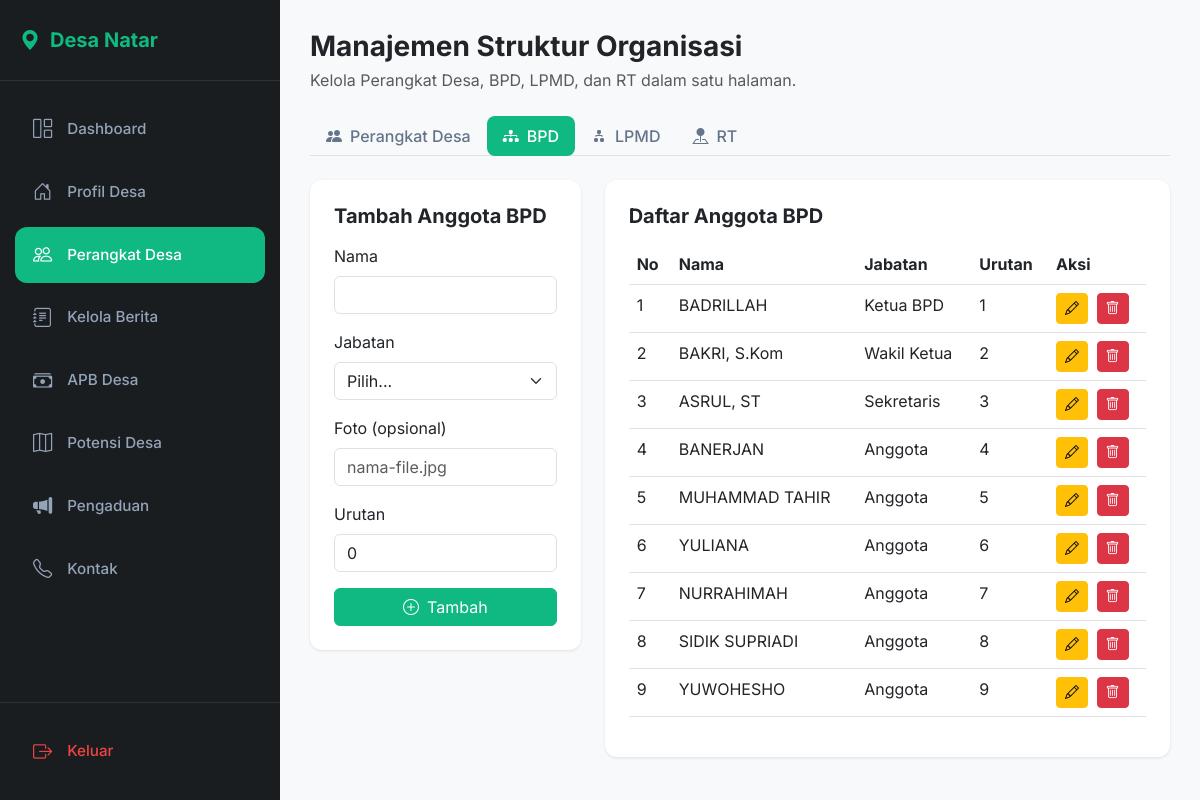
Page /admin/manage-struktur.php?tab=bpd (signed in) on the committed database.
### tables this page shows
CREATE TABLE IF NOT EXISTS bpd (
    id INT AUTO_INCREMENT PRIMARY KEY,
    nama VARCHAR(100) NOT NULL,
    jabatan ENUM('Ketua BPD', 'Wakil Ketua', 'Sekretaris', 'Anggota') NOT NULL,
    foto VARCHAR(255) DEFAULT NULL,
    urutan INT DEFAULT 0,
    created_at TIMESTAMP DEFAULT CURRENT_TIMESTAMP
);

### admin/manage-struktur.php (the view, shortened to what this page needs)
<?php
require '../config/db.php';
mysqli_autocommit($conn, TRUE);
$active_tab = $_GET['tab'] ?? 'perangkat';
$edit_bpd = null;
$data_bpd = mysqli_query($conn, "SELECT * FROM bpd ORDER BY urutan ASC");
?>
<!DOCTYPE html>
<html lang="id">
<head>
    <link href="https://cdn.jsdelivr.net/npm/bootstrap@5.3.0/dist/css/bootstrap.min.css" rel="stylesheet">
    <link rel="stylesheet" href="https://cdn.jsdelivr.net/npm/bootstrap-icons@1.11.0/font/bootstrap-icons.css">
</head>
<body>
<nav class="sidebar">
    <div class="sidebar-brand"><i class="bi bi-geo-alt-fill"></i> Desa Natar</div>
    <ul class="sidebar-menu">
        <li><a href="index.php"><i class="bi bi-grid-1x2"></i> Dashboard</a></li>
        <li><a href="manage-profil.php"><i class="bi bi-house-door"></i> Profil Desa</a></li>
        <li><a href="manage-struktur.php" class="active"><i class="bi bi-people"></i> Perangkat Desa</a></li>
        <li><a href="manage-berita.php"><i class="bi bi-journal-text"></i> Kelola Berita</a></li>
        <li><a href="manage-apbdesa.php"><i class="bi bi-cash-stack"></i> APB Desa</a></li>
        <li><a href="manage-potensi.php"><i class="bi bi-map"></i> Potensi Desa</a></li>
        <li><a href="manage-pengaduan.php"><i class="bi bi-megaphone-fill"></i> Pengaduan</a></li>
        <li><a href="manage-kontak.php"><i class="bi bi-telephone"></i> Kontak</a></li>
    </ul>
    <div class="logout-section">
        <a href="logout.php"><i class="bi bi-box-arrow-right"></i> Keluar</a>
    </div>
</nav>
<main class="main-content">
    <div class="mb-4">
        <h3 class="fw-bold mb-1">Manajemen Struktur Organisasi</h3>
        <p class="text-muted">Kelola Perangkat Desa, BPD, LPMD, dan RT dalam satu halaman.</p>
    </div>
    <ul class="nav nav-tabs mb-4">
        <li class="nav-item">
            <a class="nav-link <?php echo $active_tab == 'perangkat' ? 'active' : ''; ?>" href="?tab=perangkat">
                <i class="bi bi-people-fill me-2"></i>Perangkat Desa
            </a>
        </li>
        <li class="nav-item">
            <a class="nav-link <?php echo $active_tab == 'bpd' ? 'active' : ''; ?>" href="?tab=bpd">
                <i class="bi bi-diagram-3-fill me-2"></i>BPD
            </a>
        </li>
        <li class="nav-item">
            <a class="nav-link <?php echo $active_tab == 'lpmd' ? 'active' : ''; ?>" href="?tab=lpmd">
                <i class="bi bi-diagram-2-fill me-2"></i>LPMD
            </a>
        </li>
        <li class="nav-item">
            <a class="nav-link <?php echo $active_tab == 'rt' ? 'active' : ''; ?>" href="?tab=rt">
                <i class="bi bi-pin-map-fill me-2"></i>RT
            </a>
        </li>
    </ul>
    <div class="tab-content">
        <?php if ($active_tab == 'bpd'): ?>
        <div class="row g-4">
            <div class="col-lg-4">
                <div class="card p-4">
                    <h5 class="fw-bold mb-3"><?php echo $edit_bpd ? 'Edit' : 'Tambah'; ?> Anggota BPD</h5>
                    <form method="POST">
                        <div class="mb-3">
                            <label class="form-label">Nama</label>
                            <input type="text" name="nama" class="form-control" value="<?php echo $edit_bpd['nama'] ?? ''; ?>" required>
                        </div>
                        <div class="mb-3">
                            <label class="form-label">Jabatan</label>
                            <select name="jabatan" class="form-select" required>
                                <option value="">Pilih...</option>
                            </select>
                        </div>
                        <div class="mb-3">
                            <label class="form-label">Foto (opsional)</label>
                            <input type="text" name="foto" class="form-control" value="<?php echo $edit_bpd['foto'] ?? ''; ?>" placeholder="nama-file.jpg">
                        </div>
                        <div class="mb-3">
                            <label class="form-label">Urutan</label>
                            <input type="number" name="urutan" class="form-control" value="<?php echo $edit_bpd['urutan'] ?? '0'; ?>" required>
                        </div>
                        <button type="submit" name="tambah_bpd" class="btn btn-primary w-100">
                            <i class="bi bi-<?php echo $edit_bpd ? 'check' : 'plus'; ?>-circle me-2"></i><?php echo $edit_bpd ? 'Update' : 'Tambah'; ?>
                        </button>
                    </form>
                </div>
            </div>
            <div class="col-lg-8">
                <div class="card p-4">
                    <h5 class="fw-bold mb-3">Daftar Anggota BPD</h5>
                    <div class="table-responsive">
                        <table class="table table-hover">
                            <thead>
                                <tr>
                                    <th>No</th>
                                    <th>Nama</th>
                                    <th>Jabatan</th>
                                    <th>Urutan</th>
                                    <th>Aksi</th>
                                </tr>
                            </thead>
                            <tbody>
                                <?php $no = 1; while ($row = mysqli_fetch_assoc($data_bpd)): ?>
                                <tr>
                                    <td><?php echo $no++; ?></td>
                                    <td><?php echo $row['nama']; ?></td>
                                    <td><?php echo $row['jabatan']; ?></td>
                                    <td><?php echo $row['urutan']; ?></td>
                                    <td>
                                        <a href="?edit_bpd=<?php echo $row['id']; ?>&tab=bpd" class="btn btn-sm btn-warning me-1">
                                            <i class="bi bi-pencil"></i>
                                        </a>
                                        <a href="?hapus_bpd=<?php echo $row['id']; ?>&tab=bpd" class="btn btn-sm btn-danger" onclick="return confirm('Yakin hapus?')">
                                            <i class="bi bi-trash"></i>
                                        </a>
                                    </td>
                                </tr>
                                <?php endwhile; ?>
                            </tbody>
                        </table>
                    </div>
                </div>
            </div>
        </div>
        <?php endif; ?>
    </div>
</main>
</body>
</html>

### admin/manage-struktur.php (style rules this page uses)
:root { --sidebar-bg: #1a1d20; --active-blue: #10b981; }
body { font-family: 'Inter', sans-serif; background-color: #f8f9fa; }
.sidebar { width: 280px; background: var(--sidebar-bg); height: 100vh; position: fixed; padding: 25px 0; display: flex; flex-direction: column; }
.sidebar-brand { color: var(--active-blue); font-weight: 700; font-size: 1.25rem; padding: 0 20px 25px; margin-bottom: 20px; border-bottom: 1px solid #2d3238; flex-shrink: 0; display: flex; align-items: center; gap: 10px; }
.sidebar-menu { list-style: none; padding: 0 15px; padding-bottom: 80px; margin: 0; flex-grow: 1; overflow-y: auto; }
.sidebar-menu li { margin-bottom: 6px; }
.sidebar-menu a { display: flex; align-items: center; gap: 15px; padding: 14px 18px; border-radius: 12px; text-decoration: none; color: #94a3b8; font-size: 0.95rem; font-weight: 500; transition: all 0.2s; }
.sidebar-menu a i { font-size: 1.2rem; }
.sidebar-menu a:hover, .sidebar-menu a.active { background: var(--active-blue); color: white; }
.logout-section { position: fixed; bottom: 0; left: 0; width: 280px; padding: 20px 15px; border-top: 1px solid #2d3238; background: var(--sidebar-bg); flex-shrink: 0; }
.logout-section a { display: flex; align-items: center; gap: 15px; padding: 14px 18px; border-radius: 12px; text-decoration: none; color: #ef4444; font-size: 0.95rem; font-weight: 500; transition: all 0.2s; }
.logout-section a i { font-size: 1.2rem; }
.main-content { margin-left: 280px; padding: 30px; }
.nav-tabs .nav-link { color: #64748b; border: none; font-weight: 500; }
.nav-tabs .nav-link.active { background: var(--active-blue); color: white; border-radius: 8px; }
.card { border: none; border-radius: 12px; box-shadow: 0 1px 3px rgba(0,0,0,0.1); }
.btn-primary { background: var(--active-blue); border-color: var(--active-blue); }

### rows in the picture
bpd: nama "BADRILLAH", jabatan "Ketua BPD", urutan "1"
bpd: nama "BAKRI, S.Kom", jabatan "Wakil Ketua", urutan "2"
bpd: nama "ASRUL, ST", jabatan "Sekretaris", urutan "3"
bpd: nama "BANERJAN", jabatan "Anggota", urutan "4"
bpd: nama "MUHAMMAD TAHIR", jabatan "Anggota", urutan "5"
bpd: nama "YULIANA", jabatan "Anggota", urutan "6"
bpd: nama "NURRAHIMAH", jabatan "Anggota", urutan "7"
bpd: nama "SIDIK SUPRIADI", jabatan "Anggota", urutan "8"
bpd: nama "YUWOHESHO", jabatan "Anggota", urutan "9"
